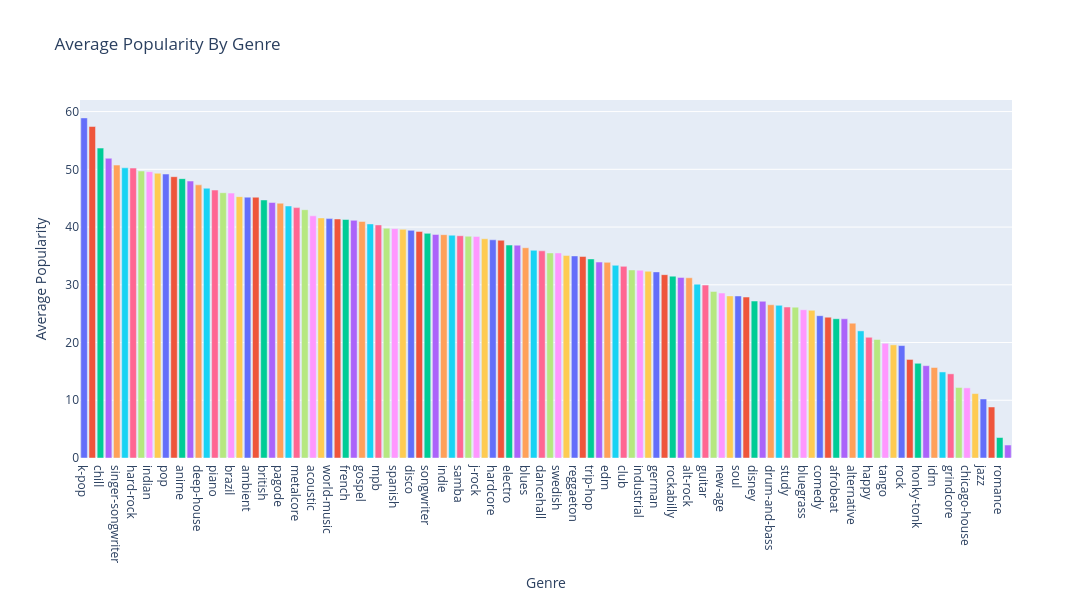

Notebook code for this chart:
### Markdown cell above
# Observations

K-pop and pop-film are top with Iranian music genre at the bottom, lets put this data into a plot

### Code cell
#calculate average popularity by genre

#get records wiithout duplicates
dfSpotify_DataSet_Temp = dfSpotify_DataSet_Work.sort_values(by="popularity", ascending=False).drop_duplicates(
    subset=["artists","album_name","track_name"], keep="first")

#get mean popularity by genre
dfSpotify_DataSet_Temp = dfSpotify_DataSet_Temp.groupby("track_genre").agg({"popularity": "mean"}).reset_index()

#sort by popularity
dfSpotify_DataSet_Temp = dfSpotify_DataSet_Temp.sort_values(by="popularity", ascending=False)

#put into a plot
fig = px.bar(dfSpotify_DataSet_Temp, x="track_genre", y="popularity", color="track_genre",
             title="Average Popularity By Genre", labels={"track_genre": "Genre", "popularity": "Average Popularity"})
fig.update_layout(xaxis_title="Genre", yaxis_title="Average Popularity", showlegend=False, height=600, width=2000)
fig.show()
